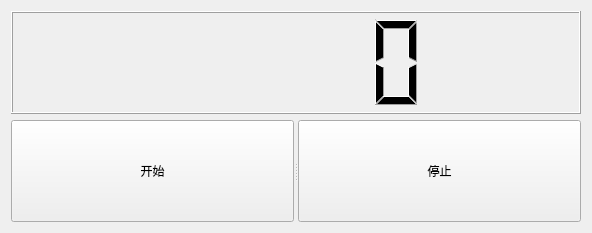
<?xml version="1.0" encoding="UTF-8"?>
<ui version="4.0">
 <class>mainui</class>
 <widget class="QWidget" name="mainui">
  <property name="geometry">
   <rect>
    <x>0</x>
    <y>0</y>
    <width>592</width>
    <height>233</height>
   </rect>
  </property>
  <property name="windowTitle">
   <string>mainui</string>
  </property>
  <layout class="QVBoxLayout" name="verticalLayout_2">
   <item>
    <layout class="QVBoxLayout" name="verticalLayout">
     <item>
      <widget class="QLCDNumber" name="lcdNumber"/>
     </item>
     <item>
      <widget class="QSplitter" name="splitter">
       <property name="orientation">
        <enum>Qt::Horizontal</enum>
       </property>
       <widget class="QPushButton" name="start">
        <property name="text">
         <string>开始</string>
        </property>
       </widget>
       <widget class="QPushButton" name="stop">
        <property name="text">
         <string>停止</string>
        </property>
       </widget>
      </widget>
     </item>
    </layout>
   </item>
  </layout>
 </widget>
 <resources/>
 <connections/>
</ui>
